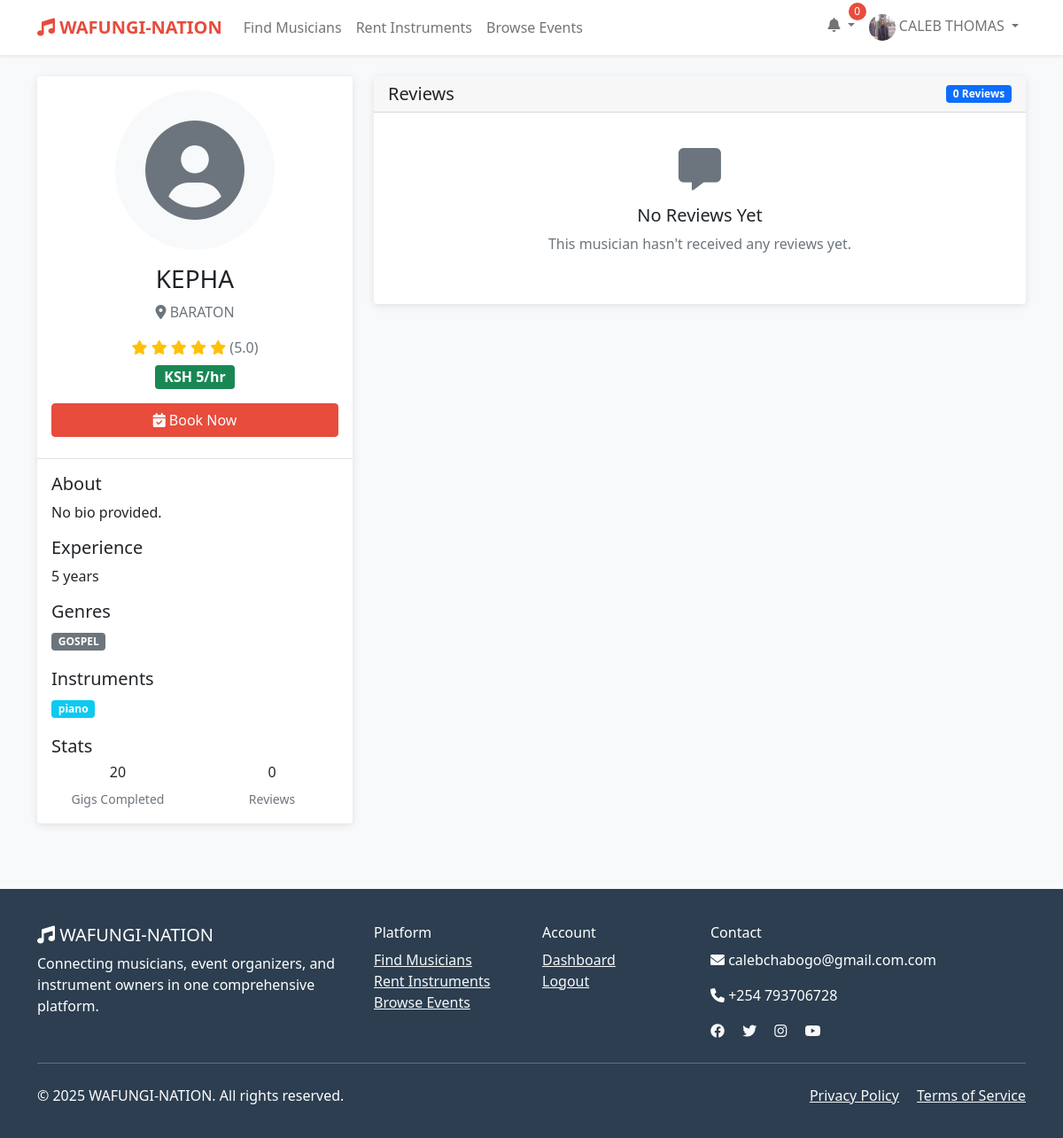
The app's page /musicians/2/ (signed in), older data.
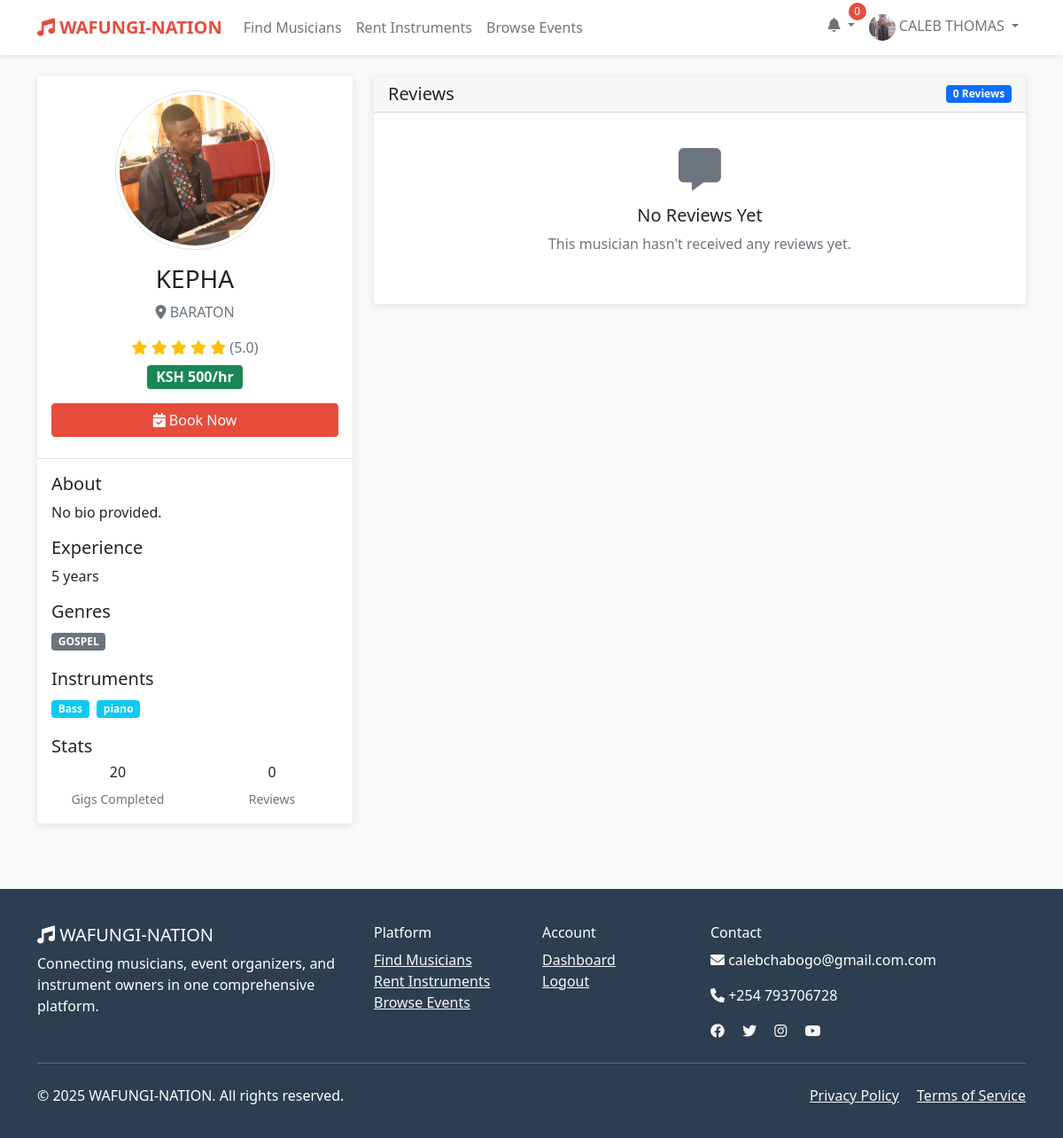
The same page, newer data.
### wafungi/models.py (models this page shows, shortened)
class MusicianProfile(models.Model):
    user = models.OneToOneField(User, on_delete=models.CASCADE)
    stage_name = models.CharField(max_length=100, blank=True)
    genres = models.ManyToManyField(Genre)
    instruments = models.ManyToManyField(Instrument)
    experience_years = models.PositiveIntegerField(default=0)
    hourly_rate = models.DecimalField(max_digits=10, decimal_places=2, default=0)
    availability_status = models.BooleanField(default=True)
    portfolio_url = models.URLField(blank=True)
    sample_audio = models.FileField(upload_to='audio_samples/', blank=True, null=True)
    rating = models.DecimalField(max_digits=3, decimal_places=2, default=0.0)
    total_gigs = models.PositiveIntegerField(default=0)

class Genre(models.Model):
    name = models.CharField(max_length=50, unique=True)
    description = models.TextField(blank=True)

class Instrument(models.Model):
    name = models.CharField(max_length=50, unique=True)
    category = models.CharField(max_length=50)

class User(AbstractUser):
    USER_TYPES = (
        ('musician', 'Musician'),
        ('organizer', 'Event Organizer'),
        ('instrument_owner', 'Instrument Owner'),
        ('client', 'Client'),
    )
    user_type = models.CharField(max_length=20, choices=USER_TYPES)
    phone = models.CharField(max_length=15, blank=True)
    location = models.CharField(max_length=100, blank=True)
    profile_picture = models.ImageField(upload_to='profiles/', blank=True, null=True)
    bio = models.TextField(blank=True)
    is_verified = models.BooleanField(default=False)
    created_at = models.DateTimeField(auto_now_add=True)
    updated_at = models.DateTimeField(auto_now=True)

### wafungi/views.py (the view)
# urls.py: path('musicians/<int:musician_id>/', views.musician_detail, name='musician_detail'),
def musician_detail(request, musician_id):
    musician = get_object_or_404(MusicianProfile, id=musician_id)
    reviews = Review.objects.filter(reviewee=musician.user).order_by('-created_at')
    context = {
        'musician': musician,
        'reviews': reviews,
        'can_book': request.user.is_authenticated and request.user != musician.user,
    }
    return render(request, 'wafungi/musician_detail.html', context)

### wafungi/templatetags/wafungi_filters.py (called while the page is built)
@register.filter
def ksh_currency(value):
    try:
        return f"KSH {float(value):,.0f}"
    except (ValueError, TypeError):
        return "KSH 0"

### templates/wafungi/musician_detail.html (shortened to what the changed rows need)
{% extends 'base.html' %}
{% load wafungi_filters %}
{% block content %}
<div class="container py-4">
    <div class="row">
        <div class="col-md-4">
            <div class="card">
                <div class="text-center p-3">
                    {% if musician.user.profile_picture %}
                        <img src="{{ musician.user.profile_picture.url }}" class="rounded-circle img-thumbnail" style="width: 180px; height: 180px; object-fit: cover;" alt="{{ musician.stage_name }}">
                    {% else %}
                        <div class="rounded-circle bg-light d-flex align-items-center justify-content-center mx-auto" style="width: 180px; height: 180px;">
                            <i class="fas fa-user-circle fa-7x text-muted"></i>
                        </div>
                    {% endif %}
                    <h3 class="mt-3">{{ musician.stage_name|default:musician.user.get_full_name }}</h3>
                    <p class="text-muted">
                        <i class="fas fa-map-marker-alt"></i> {{ musician.user.location|default:"Location not specified" }}
                    </p>
                    <div class="rating mb-2">
                        {% for i in "12345" %}
                            {% if forloop.counter <= musician.rating %}
                                <i class="fas fa-star"></i>
                            {% else %}
                                <i class="far fa-star"></i>
                            {% endif %}
                        {% endfor %}
                        <span class="text-muted">({{ musician.rating|floatformat:1 }})</span>
                    </div>
                    <div class="d-flex justify-content-center mb-3">
                        <span class="badge bg-success fs-6">{{ musician.hourly_rate|ksh_currency }}/hr</span>
                    </div>
                    {% if can_book %}
                        <a href="{% url 'book_musician' musician.id %}" class="btn btn-primary w-100 mb-2">
                            <i class="fas fa-calendar-check"></i> Book Now
                        </a>
                    {% endif %}
                </div>
                <div class="card-body border-top">
                    <h5>About</h5>
                    <p>{{ musician.user.bio|default:"No bio provided." }}</p>
                    <h5>Experience</h5>
                    <p>{{ musician.experience_years }} years</p>
                    <h5>Genres</h5>
                    <div>
                        {% for genre in musician.genres.all %}
                            <span class="badge bg-secondary me-1 mb-1">{{ genre.name }}</span>
                        {% endfor %}
                    </div>
                    <h5 class="mt-3">Instruments</h5>
                    <div>
                        {% for instrument in musician.instruments.all %}
                            <span class="badge bg-info me-1 mb-1">{{ instrument.name }}</span>
                        {% endfor %}
                    </div>
                    <h5 class="mt-3">Stats</h5>
                    <div class="row text-center">
                        <div class="col-6">
                            <h6>{{ musician.total_gigs }}</h6>
                            <small class="text-muted">Gigs Completed</small>
                        </div>
                        <div class="col-6">
                        </div>
                    </div>
                </div>
            </div>
        </div>
    </div>
</div>
{% endblock %}

Row changes from the older to the newer data that the page shows:
changed MusicianProfile "KEPHA": user.profile_picture: picture added; hourly_rate|ksh_currency "KSH 5" → "KSH 500"
now on this page (row unchanged): Instrument: name "Bass"
